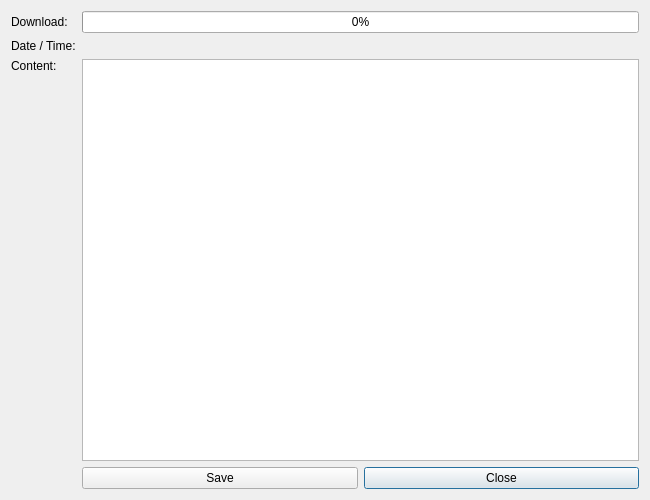
<?xml version="1.0" encoding="UTF-8"?>
<ui version="4.0">
 <class>ProgramInfoLogsView</class>
 <widget class="QDialog" name="ProgramInfoLogsView">
  <property name="geometry">
   <rect>
    <x>0</x>
    <y>0</y>
    <width>650</width>
    <height>500</height>
   </rect>
  </property>
  <property name="windowTitle">
   <string>View Log</string>
  </property>
  <property name="modal">
   <bool>true</bool>
  </property>
  <layout class="QVBoxLayout" name="verticalLayout">
   <item>
    <layout class="QGridLayout" name="gridLayout">
     <item row="2" column="0">
      <widget class="QLabel" name="label_4">
       <property name="text">
        <string>Content:</string>
       </property>
       <property name="alignment">
        <set>Qt::AlignLeading|Qt::AlignLeft|Qt::AlignTop</set>
       </property>
       <property name="buddy">
        <cstring>edit_content</cstring>
       </property>
      </widget>
     </item>
     <item row="2" column="1" colspan="2">
      <widget class="QPlainTextEdit" name="edit_content">
       <property name="sizePolicy">
        <sizepolicy hsizetype="Expanding" vsizetype="Expanding">
         <horstretch>1</horstretch>
         <verstretch>0</verstretch>
        </sizepolicy>
       </property>
       <property name="undoRedoEnabled">
        <bool>false</bool>
       </property>
       <property name="lineWrapMode">
        <enum>QPlainTextEdit::NoWrap</enum>
       </property>
       <property name="readOnly">
        <bool>true</bool>
       </property>
       <property name="textInteractionFlags">
        <set>Qt::TextSelectableByKeyboard|Qt::TextSelectableByMouse</set>
       </property>
      </widget>
     </item>
     <item row="1" column="0">
      <widget class="QLabel" name="label">
       <property name="text">
        <string>Date / Time:</string>
       </property>
      </widget>
     </item>
     <item row="1" column="1" colspan="2">
      <widget class="QLabel" name="label_date_time">
       <property name="text">
        <string>&lt;date-time&gt;</string>
       </property>
      </widget>
     </item>
     <item row="0" column="1" colspan="2">
      <widget class="QProgressBar" name="progress_download">
       <property name="value">
        <number>0</number>
       </property>
       <property name="alignment">
        <set>Qt::AlignCenter</set>
       </property>
      </widget>
     </item>
     <item row="0" column="0">
      <widget class="QLabel" name="label_download">
       <property name="text">
        <string>Download:</string>
       </property>
      </widget>
     </item>
     <item row="3" column="1">
      <widget class="QPushButton" name="button_save">
       <property name="text">
        <string>Save</string>
       </property>
       <property name="autoDefault">
        <bool>false</bool>
       </property>
      </widget>
     </item>
     <item row="3" column="2">
      <widget class="QPushButton" name="button_close">
       <property name="text">
        <string>Close</string>
       </property>
      </widget>
     </item>
    </layout>
   </item>
  </layout>
 </widget>
 <tabstops>
  <tabstop>edit_content</tabstop>
 </tabstops>
 <resources/>
 <connections/>
</ui>
